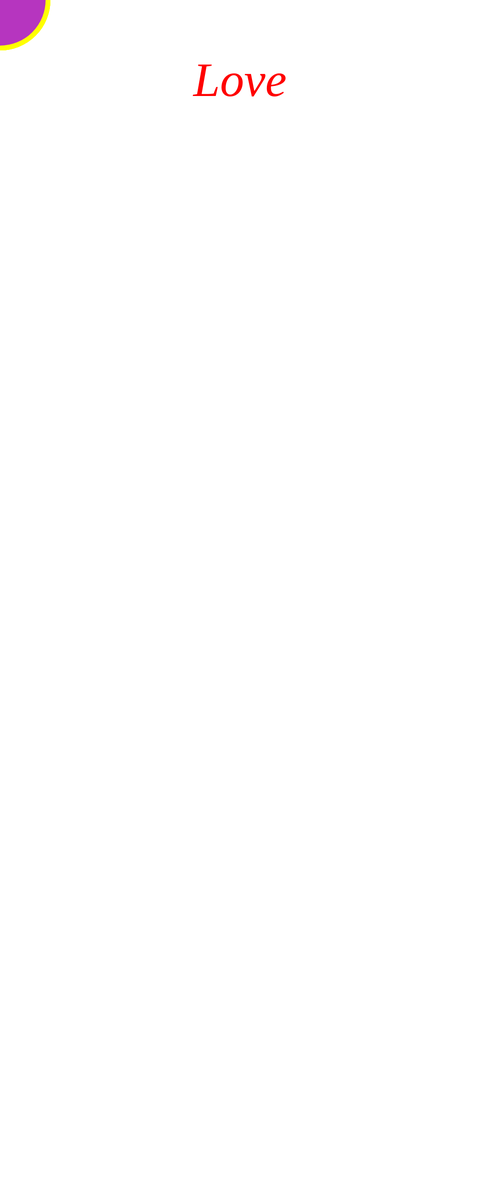
Frame 1 (no input)
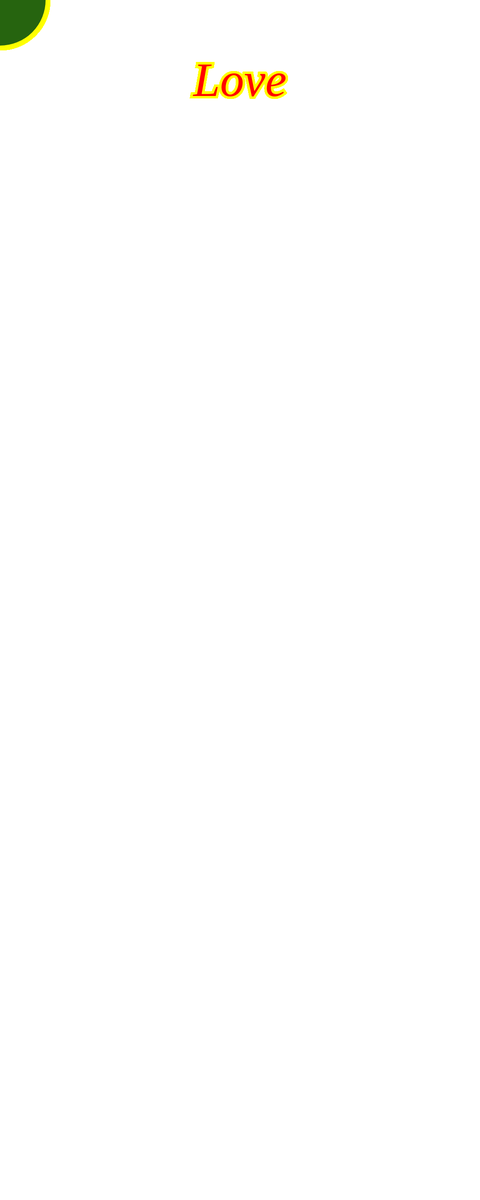
Frame 60 (no input)
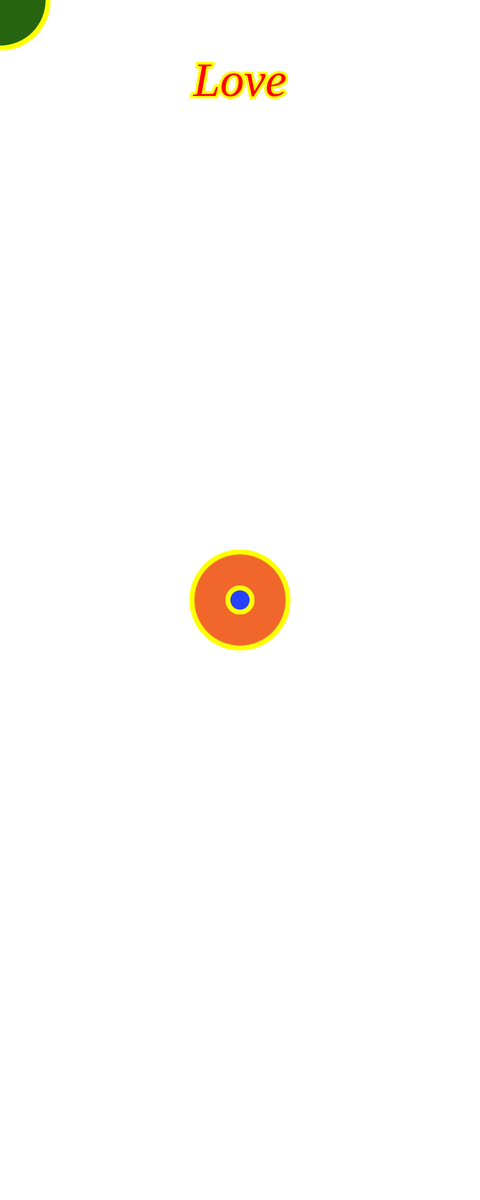
Frame 120 (the mouse pressed at the canvas centre since frame 60)

The p5.js sketch that drew these frames (run headless with seeded random() and noise() and a simulated clock; from frame 60 on, the mouse is pressed at the canvas centre):

// p5.js sketch
// ── sketch.js
var diameter = 200;


//The setup function only happens once
function setup() {
	createCanvas(1000, 2500); //create a 500px X 500px canvas
}


//The draw function happens over and over again
function draw() {

	fill(255,0,0);
	ellipse(mouseX,mouseY,40,40);
	textSize(100);
	textFont("Georgia");
	textStyle(ITALIC);
	textAlign(CENTER);
	text("Love",500,200);





  fill(random(0,255), random (0, 255), random(0, 255)); // an RGB color for the inside of the circle (the last number refers to transparency (min. 0, max. 255))
  stroke("#ffff00");
	strokeWeight(10)
	ellipse(mouseX, mouseY, diameter, diameter); // center of canvas, 20px dia
  ellipse(mouseX, mouseY, diameter, diameter);
	ellipse(mouseX, mouseY, diameter, diameter);
	ellipse(mouseX, mouseY, diameter, diameter);


  if (mouseIsPressed) {
  diameter = 50;
	fill(255, 0, 0);
 } else {
	diameter = 200;
 }
	//consol.log(random(0, 255));


}
